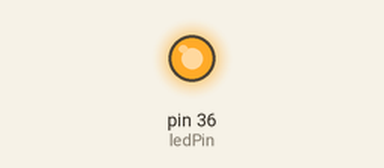
Bench run of a sketch on a simulated Arduino Mega 2560, built with avr-gcc and run on an emulated ATmega2560. Parts: output pins drawn as LEDs (lit = HIGH).

Above: at 0.1 s.
At 4.6 s:
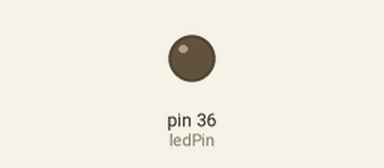
Timing chart, 0 to 6.1 s (numbered marks = the images above):
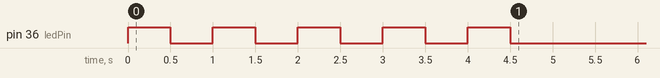

The sketch:

Slave.ino
```cpp
#include <Arduino.h>
#include <SPI.h>


/* A Simple slave that demonstrates SPI and interrupt handling
 *  USAGE:
 *  1. if you are running an atmega2650 at 3.3v uncomment the #define SLOW_CLOCK
 *  1.1 if on AEM board, #define AEM_BOARD
 *  2. upload the code.
 *  3. atmega2650 wiring:
 *     CLK   = D31 WHITE
 *     MIS0  = D30 BLUE
 *     MOSI  = D29 ORANGE
 *     SS    = D28 YELLOW
 *     LED   = D3
 *  4. execution:
 *     first connect the wires and GND
 *     then connect a led to D3
 *     the power up, preferable at 3.3v with SLOW_CLOCK defined
 *     the LED will flash 5 times
 *     * at this point the slave is waiting for the master to poll it
 *     at each poll, the slave sends a 4 byte unsigned long int which is incremented at each send
 *     every 500 polls, the slave will invert the LED
 */


#define SLOW_CLOCK
#define AEM_BOARD

#ifdef AEM_BOARD
  const int ledPin = 36;
#else
  const int ledPin = 3;
#endif
#ifdef SLOW_CLOCK
const uint32_t showFrequency = 100;
#else
const uint32_t showFrequency = 500;
#endif
const int incDelay = 500; //us

volatile long fired = 0;
volatile uint32_t valOut;
uint8_t *ptr;

volatile uint8_t  *b[4],
                  inByte,
                  outIndex;

void flashLed(uint8_t nb){
  nb*=2;
  while(nb--){
    digitalWrite(ledPin,!digitalRead(ledPin)),
    delay(500);
  }
}

void setup(){
#ifdef SLOW_CLOCK
    noInterrupts();
    CLKPR = _BV(CLKPCE);  // enable change of the clock prescaler
    CLKPR = _BV(CLKPS0);  // divide frequency by 2
    interrupts();
#endif

  valOut = 1;
  ptr = (uint8_t*)&valOut;
  outIndex = 0;
  //Serial.begin(115200);
  //Serial.println("Slave");
  pinMode(ledPin,OUTPUT);
  flashLed(5);

  for (int i=0;i<4;i++){
    b[i] = ptr+i;
    Serial.println(String("b[") + String(i) + String("] : ") + String(*b[i]));
  }
  // have to send on master in, *slave out*
  pinMode(MISO, OUTPUT);
  // turn on SPI in slave mode
  SPCR |= _BV(SPE);
  // turn on interrupts
  SPCR |= _BV(SPIE);
}

void loop(){
  static long lastFired=0,
               lastValOut = 0;
  noInterrupts();
  if (fired != lastFired){
    lastFired = fired;
    valOut = (fired % 4) ? valOut : valOut+1;
  }

  if(valOut  != lastValOut && !(valOut % showFrequency)){
    digitalWrite(ledPin,!digitalRead(ledPin));
    //Serial.println(valOut);
    lastValOut = valOut;
  }
  interrupts();
}

ISR(SPI_STC_vect){
  inByte = SPDR;
  outIndex = (inByte == 'a') ? 0 : min(outIndex+1,3);
  SPDR = *b[outIndex];
  fired++;
}
```
